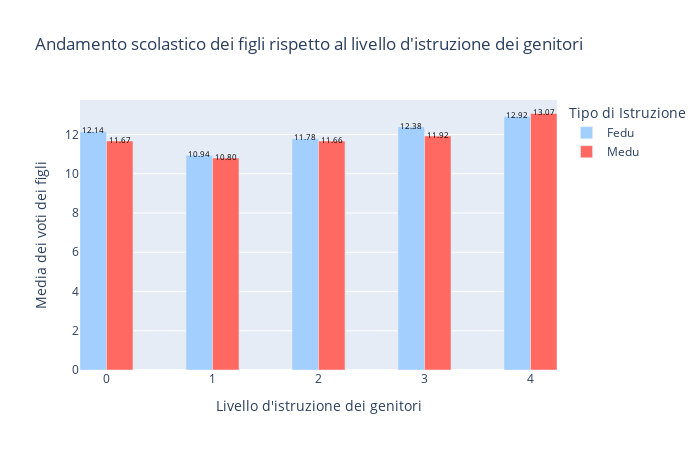

This figure's notebook cell:
### Markdown cell above
A seguire è stato cercato di far emergere come le performance accademiche degli studenti siano influenzate dal contesto familiare, con un focus specifico sulle categorie professionali e sul livello di istruzione dei genitori, notando come i figli di insegnanti abbiano rendimenti scolastici migliori, mentre ii figli dei genitori che lavorano a casa, hanno rendimenti peggiori.

### Code cell
education_levels = np.arange(5)
fedu_mean = por.groupby('Fedu')['G3'].mean()
medu_mean = por.groupby('Medu')['G3'].mean()

bar_width = 0.25
index = np.arange(len(education_levels))

fig = go.Figure()

# Fedu bars
fig.add_trace(go.Bar(
    x=index - bar_width / 2,  # Spostamento per le barre
    y=fedu_mean,
    width=bar_width,
    name='Fedu',
    marker_color='#A2CFFE'
))

# Medu bars
fig.add_trace(go.Bar(
    x=index + bar_width / 2, 
    y=medu_mean,
    width=bar_width,
    name='Medu',
    marker_color='#FF6961'
))

# Plot layout
fig.update_layout(
    title="Andamento scolastico dei figli rispetto al livello d'istruzione dei genitori",
    xaxis_title="Livello d'istruzione dei genitori",
    yaxis_title="Media dei voti dei figli",
    xaxis=dict(
        tickvals=index,
        ticktext=[str(level) for level in education_levels],
        title="Livello d'istruzione dei genitori"
    ),
    barmode='group',
    legend_title="Tipo di Istruzione",
    width=700,
    height=450
)

# Settings bar's labels
for i in range(len(education_levels)):
    fig.add_annotation(
        x=index[i] - bar_width / 2,
        y=fedu_mean[i] + 0.1,
        text=f'{fedu_mean[i]:.2f}',
        showarrow=False,
        font=dict(size=8, color='black')
    )
    fig.add_annotation(
        x=index[i] + bar_width / 2,
        y=medu_mean[i] + 0.1,
        text=f'{medu_mean[i]:.2f}',
        showarrow=False,
        font=dict(size=8, color='black')
    )

fig.show()

### Figure 1 — Plotly figure (JSON) as saved in the notebook; plotly's stock layout.template omitted (floating-point values rounded to 4 significant figures)
{"data": [{"marker": {"color": "#A2CFFE"}, "name": "Fedu", "type": "bar", "width": 0.25, "x": [-0.125, 0.875, 1.875, 2.875, 3.875], "y": [12.14, 10.94, 11.78, 12.38, 12.92]}, {"marker": {"color": "#FF6961"}, "name": "Medu", "type": "bar", "width": 0.25, "x": [0.125, 1.125, 2.125, 3.125, 4.125], "y": [11.67, 10.8, 11.66, 11.92, 13.07]}], "layout": {"annotations": [{"font": {"color": "black", "size": 8}, "showarrow": false, "text": "12.14", "x": -0.125, "y": 12.24}, {"font": {"color": "black", "size": 8}, "showarrow": false, "text": "11.67", "x": 0.125, "y": 11.77}, {"font": {"color": "black", "size": 8}, "showarrow": false, "text": "10.94", "x": 0.875, "y": 11.04}, {"font": {"color": "black", "size": 8}, "showarrow": false, "text": "10.80", "x": 1.125, "y": 10.9}, {"font": {"color": "black", "size": 8}, "showarrow": false, "text": "11.78", "x": 1.875, "y": 11.88}, {"font": {"color": "black", "size": 8}, "showarrow": false, "text": "11.66", "x": 2.125, "y": 11.76}, {"font": {"color": "black", "size": 8}, "showarrow": false, "text": "12.38", "x": 2.875, "y": 12.48}, {"font": {"color": "black", "size": 8}, "showarrow": false, "text": "11.92", "x": 3.125, "y": 12.02}, {"font": {"color": "black", "size": 8}, "showarrow": false, "text": "12.92", "x": 3.875, "y": 13.02}, {"font": {"color": "black", "size": 8}, "showarrow": false, "text": "13.07", "x": 4.125, "y": 13.17}], "barmode": "group", "height": 450, "legend": {"title": {"text": "Tipo di Istruzione"}}, "title": {"text": "Andamento scolastico dei figli rispetto al livello d'istruzione dei genitori"}, "width": 700, "xaxis": {"ticktext": ["0", "1", "2", "3", "4"], "tickvals": [0, 1, 2, 3, 4], "title": {"text": "Livello d'istruzione dei genitori"}}, "yaxis": {"title": {"text": "Media dei voti dei figli"}}}}
